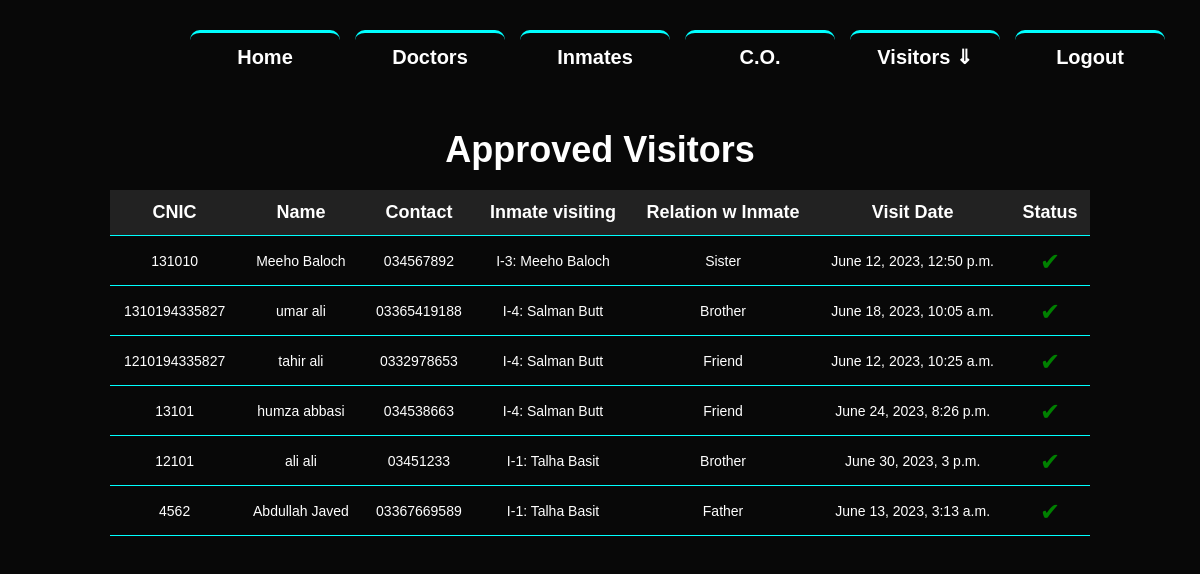
The page /user/visit_yes (signed in) on the database its author committed.
### login/models.py (models this page shows, shortened)
class Visitor(models.Model):
    CNIC=models.CharField(max_length=13,primary_key=True)
    first_name=models.CharField(max_length=25)
    last_name=models.CharField(max_length=25)
    Inmate_visting=models.ForeignKey(Inmate,blank=False,on_delete=models.CASCADE)
    Visit_date=models.DateTimeField(null=True,blank=True)
    approval_status=models.BooleanField(null=True)
    relation_w_inmate=models.CharField(max_length=24)
    contact_number=models.CharField(max_length=11)
    password=models.CharField(max_length=24,null=True)

class Inmate (models.Model):
    Inmate_id=models.CharField(max_length=6,primary_key=True)
    first_name=models.CharField(max_length=25)
    last_name=models.CharField(max_length=25)
    dob=models.DateField()
    arrival_date=models.DateField()
    release_date=models.DateField()
    Risk_level=models.SmallIntegerField()
    charges=models.ManyToManyField(Charge,blank=True,related_name='criminal')
    cell=models.ForeignKey(Cell,related_name='inhabitant',blank=False,on_delete=models.CASCADE,default=None)
    education=models.ForeignKey(Education,related_name='student',on_delete=models.CASCADE,blank=True,null=True)
    completed_courses=models.ManyToManyField(Education,related_name='completed',blank=True)
    def __str__(self) :
        return f"{self.Inmate_id}: {self.first_name} {self.last_name}"

### Users/views.py (the view)
# urls.py: path('visit_yes',views.visit_yes,name='visit_yes'),
@never_cache
def visit_yes(request):
    if not request.user.is_authenticated:
        return HttpResponseRedirect(reverse('admin_login'))
    else:
        visitor=Visitor.objects.all()
        return render(request, 'users/admin_funcs/visit_yes.html', {'visitor': visitor})

### Users/templates/users/admin_funcs/visit_yes.html (shortened to what this page needs)
{%extends 'users/base.html'%}
{%block content%}
<head>
    <link rel="stylesheet" href="https://maxcdn.bootstrapcdn.com/font-awesome/4.7.0/css/font-awesome.min.css">
    <link rel="stylesheet" href="https://maxcdn.bootstrapcdn.com/bootstrap/3.3.7/css/bootstrap.min.css">
</head>
<div class="container">
    <h1 style="font-weight:bold">Approved Visitors</h1>
    <table>
        <thead>
        <tr>
            <th>CNIC</th>
            <th>Name</th>
            <th>Contact</th>
            <th>Inmate visiting</th>
            <th>Relation w Inmate</th>
            <th>Visit Date</th>
            <th>Status</th>
        </tr>
        </thead>
        <tbody>
            {% for i in visitor %}
            {% if i.approval_status is True %}
                <tr>
                    <td>{{ i.CNIC }}</td>
                    <td>{{ i.first_name }} {{ i.last_name }}</td>
                    <td>{{ i.contact_number }}</td>
                    <td>{{ i.Inmate_visting }}</td>
                    <td>{{ i.relation_w_inmate }}</td>
                    <td>{{i.Visit_date}}</td>
                    <td style="text-align: center;">
                        <i class="material-icons" data-toggle="tooltip" title="Edit" style="color: green;">&#10004;</i>
                    </td>
                </tr>
            {% endif %}
        {% endfor %}
        </tbody>
    </table>
{%endblock content%}

### Users/templates/users/base.html (style rules this page uses)
body { background-color:rgb(8, 8, 8); margin: 0; padding: 0; }

### Users/templates/users/admin_funcs/visit_yes.html (style rules this page uses)
body { background-color: rgb(8, 8, 8); color: #fff; font-family: Arial, sans-serif; }
.container { max-width: 1000px; margin: 0 auto; padding: 10px; }
h1 { text-align: center; margin-bottom: 20px; font-weight: bold; }
table { width: 100%; border-collapse: collapse; margin-top: 20px; }
th, td { padding: 10px; text-align: center; border-bottom: 1px solid aqua; }
th { font-size: large; background-color: #222; }

### rows shown on the page
Visitor: CNIC "131010", first_name "Meeho", last_name "Baloch", contact_number "034567892", Inmate_visting "I-3: Meeho Baloch", relation_w_inmate "Sister", Visit_date "June 12, 2023, 12:50 p.m."
Visitor: CNIC "1310194335827", first_name "umar", last_name "ali", contact_number "03365419188", Inmate_visting "I-4: Salman Butt", relation_w_inmate "Brother", Visit_date "June 18, 2023, 10:05 a.m."
Visitor: CNIC "1210194335827", first_name "tahir", last_name "ali", contact_number "0332978653", Inmate_visting "I-4: Salman Butt", relation_w_inmate "Friend", Visit_date "June 12, 2023, 10:25 a.m."
Visitor: CNIC "13101", first_name "humza", last_name "abbasi", contact_number "034538663", Inmate_visting "I-4: Salman Butt", relation_w_inmate "Friend", Visit_date "June 24, 2023, 8:26 p.m."
Visitor: CNIC "12101", first_name "ali", last_name "ali", contact_number "03451233", Inmate_visting "I-1: Talha Basit", relation_w_inmate "Brother", Visit_date "June 30, 2023, 3 p.m."
Visitor: CNIC "4562", first_name "Abdullah", last_name "Javed", contact_number "03367669589", Inmate_visting "I-1: Talha Basit", relation_w_inmate "Father", Visit_date "June 13, 2023, 3:13 a.m."
